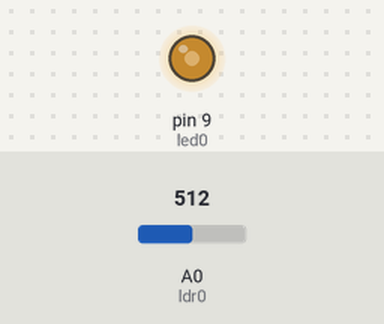
The sketch below on a simulated Arduino Uno, built with avr-gcc and run on an emulated ATmega328P. On the bench: output pins drawn as LEDs (lit = HIGH). Inputs (shaded band) come from the test bench; at power-on: A0 (ldr0) = 512.

Above: at 1.2 s.
1.3 s: A0 (ldr0) set to 716
At 1.7 s:
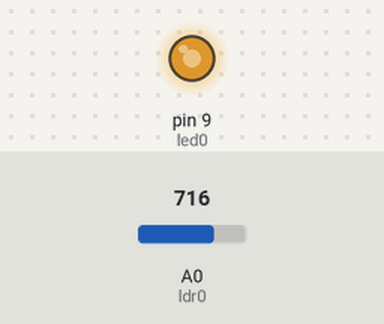
2.8 s: A0 (ldr0) set to 900
At 4.0 s:
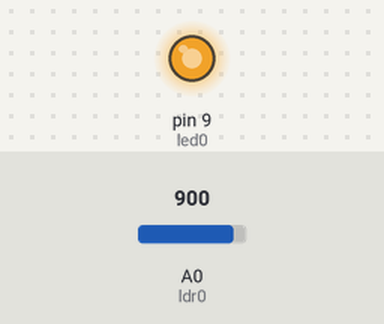
4.3 s: A0 (ldr0) set to 122
At 5.2 s:
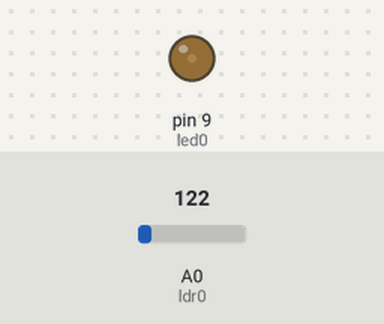
5.8 s: A0 (ldr0) set to 0
At 6.3 s:
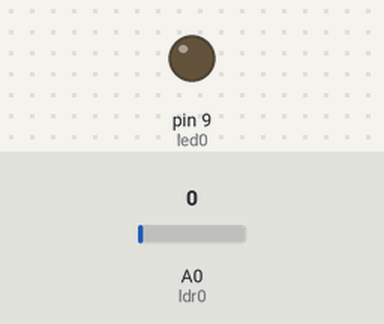
7.3 s: A0 (ldr0) set to 511
At 8.7 s:
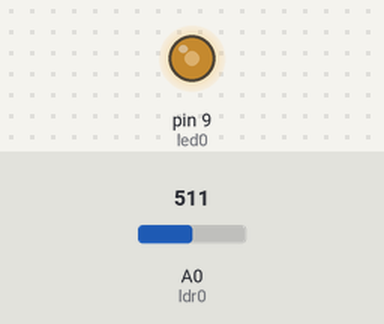
Timing chart, 0 to 9.8 s (numbered marks = the images above; inputs shaded):
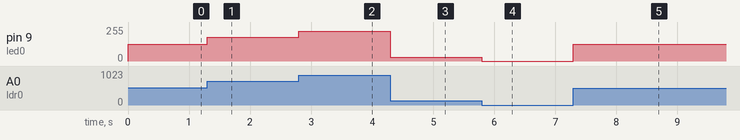

The sketch:

R2-P1.ino
```cpp
/*******************************************************************************
**                                                                            **
**                           TITOL: R2 - P1                                   **
**                                                                            **
**                                                                            **
**  NOM: CARLOS RODRIGUEZ                                   DATA: 08/03/2017  **
*******************************************************************************/
//**********************************INCLUDE*************************************

//*********************************VARIABLES************************************
const int led0 = 9;
const int ldr0 = A0;


int velocitat = 50;
int valLdr0;
//***********************************SETUP**************************************
void setup()
{
  pinMode(led0, OUTPUT);
}
//************************************LOOP**************************************
void loop()
{
  valLdr0 = analogRead(ldr0);

  valLdr0 = map(valLdr0, 0, 1023, 0, 255);

  analogWrite(led0, valLdr0);
}
//**********************************FUNCIONS************************************
```

Measured:
- after the input at 1.3 s, pin 9 (led0): 127/255 → 178/255 at once
- after the input at 2.8 s, pin 9 (led0): 178/255 → 224/255 at once
- after the input at 4.3 s, pin 9 (led0): 224/255 → 30/255 at once
- after the input at 5.8 s, pin 9 (led0): 30/255 → 0/255 at once
- after the input at 7.3 s, pin 9 (led0): 0/255 → 127/255 at once
